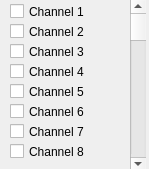
      <widget class="QWidget" name="scrollAreaWidgetContents">
       <property name="geometry">
        <rect>
         <x>0</x>
         <y>0</y>
         <width>149</width>
         <height>169</height>
        </rect>
       </property>
       <widget class="QCheckBox" name="Channel1">
        <property name="geometry">
         <rect>
          <x>10</x>
          <y>0</y>
          <width>92</width>
          <height>23</height>
         </rect>
        </property>
        <property name="text">
         <string>Channel 1</string>
        </property>
       </widget>
       <widget class="QCheckBox" name="Channel2">
        <property name="geometry">
         <rect>
          <x>10</x>
          <y>20</y>
          <width>92</width>
          <height>23</height>
         </rect>
        </property>
        <property name="text">
         <string>Channel 2</string>
        </property>
       </widget>
       <widget class="QCheckBox" name="Channel3">
        <property name="geometry">
         <rect>
          <x>10</x>
          <y>40</y>
          <width>92</width>
          <height>23</height>
         </rect>
        </property>
        <property name="text">
         <string>Channel 3</string>
        </property>
       </widget>
       <widget class="QCheckBox" name="Channel4">
        <property name="geometry">
         <rect>
          <x>10</x>
          <y>60</y>
          <width>92</width>
          <height>23</height>
         </rect>
        </property>
        <property name="text">
         <string>Channel 4</string>
        </property>
       </widget>
       <widget class="QCheckBox" name="Channel5">
        <property name="geometry">
         <rect>
          <x>10</x>
          <y>80</y>
          <width>92</width>
          <height>23</height>
         </rect>
        </property>
        <property name="text">
         <string>Channel 5</string>
        </property>
       </widget>
       <widget class="QCheckBox" name="Channel6">
        <property name="geometry">
         <rect>
          <x>10</x>
          <y>100</y>
          <width>92</width>
          <height>23</height>
         </rect>
        </property>
        <property name="text">
         <string>Channel 6</string>
        </property>
       </widget>
       <widget class="QCheckBox" name="Channel7">
        <property name="geometry">
         <rect>
          <x>10</x>
          <y>120</y>
          <width>92</width>
          <height>23</height>
         </rect>
        </property>
        <property name="text">
         <string>Channel 7</string>
        </property>
       </widget>
       <widget class="QCheckBox" name="Channel8">
        <property name="geometry">
         <rect>
          <x>10</x>
          <y>140</y>
          <width>92</width>
          <height>23</height>
         </rect>
        </property>
        <property name="text">
         <string>Channel 8</string>
        </property>
       </widget>
       <widget class="QScrollBar" name="chselScrollBar">
        <property name="geometry">
         <rect>
          <x>130</x>
          <y>0</y>
          <width>16</width>
          <height>171</height>
         </rect>
        </property>
        <property name="orientation">
         <enum>Qt::Vertical</enum>
        </property>
       </widget>
      </widget>
